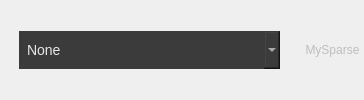
     <widget class="QWidget" name="deviceBar" native="true">
      <layout class="QHBoxLayout" name="horizontalLayout_4">
       <property name="spacing">
        <number>1</number>
       </property>
       <property name="leftMargin">
        <number>0</number>
       </property>
       <property name="topMargin">
        <number>0</number>
       </property>
       <property name="rightMargin">
        <number>0</number>
       </property>
       <property name="bottomMargin">
        <number>0</number>
       </property>
       <item>
        <widget class="QWidget" name="horizontalWidget_2" native="true">
         <property name="minimumSize">
          <size>
           <width>300</width>
           <height>0</height>
          </size>
         </property>
         <layout class="QHBoxLayout" name="horizontalLayout_19">
          <property name="spacing">
           <number>1</number>
          </property>
          <property name="leftMargin">
           <number>0</number>
          </property>
          <property name="topMargin">
           <number>0</number>
          </property>
          <property name="rightMargin">
           <number>0</number>
          </property>
          <property name="bottomMargin">
           <number>0</number>
          </property>
          <item>
           <widget class="QWidget" name="horizontalWidget_3" native="true">
            <property name="sizePolicy">
             <sizepolicy hsizetype="Preferred" vsizetype="Preferred">
              <horstretch>0</horstretch>
              <verstretch>0</verstretch>
             </sizepolicy>
            </property>
            <layout class="QHBoxLayout" name="horizontalLayout_15">
             <property name="spacing">
              <number>0</number>
             </property>
             <property name="leftMargin">
              <number>0</number>
             </property>
             <property name="topMargin">
              <number>0</number>
             </property>
             <property name="rightMargin">
              <number>0</number>
             </property>
             <property name="bottomMargin">
              <number>0</number>
             </property>
             <item>
              <widget class="QToolButton" name="toolButton_6">
               <property name="enabled">
                <bool>false</bool>
               </property>
               <property name="styleSheet">
                <string notr="true">QToolButton {
	border-top-right-radius: 0px;
	border-bottom-right-radius: 0px;
}</string>
               </property>
               <property name="icon">
                <iconset>
                 <normaloff>:/icon/phone.svg</normaloff>:/icon/phone.svg</iconset>
               </property>
              </widget>
             </item>
             <item>
              <widget class="QComboBox" name="devicePicker">
               <property name="styleSheet">
                <string notr="true">#devicePicker {
	background-color: #3b3b3b;
    border: none;
    color: #e8e8e8;
    font-size: 14px;
    min-height: 38px;
	min-width: 35px;
	padding-left: 8px;
}

#devicePicker::drop-down {
    image: url(:/icon/caret-down-fill.svg);
	icon-size: 16px;
    subcontrol-position: right center;
	margin-right: 8px;
}

#devicePicker QAbstractItemView {
	background-color: #3b3b3b;
    outline: none;
	margin-top: 1px;
}

#devicePicker QAbstractItemView::item {
	background-color: #3b3b3b;
	color: #e8e8e8;
	min-height: 38px;
    padding-left: 8px;
}

#devicePicker QAbstractItemView::item:hover {
    background-color: #535353;
    color: #ffffff;
}</string>
               </property>
               <property name="currentIndex">
                <number>-1</number>
               </property>
               <property name="placeholderText">
                <string>None</string>
               </property>
               <property name="duplicatesEnabled">
                <bool>true</bool>
               </property>
              </widget>
             </item>
            </layout>
           </widget>
          </item>
          <item>
           <widget class="QToolButton" name="refreshBtn">
            <property name="styleSheet">
             <string notr="true">QToolButton {
	border-radius: 0px;
}</string>
            </property>
            <property name="icon">
             <iconset>
              <normaloff>:/icon/arrow-clockwise.svg</normaloff>:/icon/arrow-clockwise.svg</iconset>
            </property>
            <property name="checkable">
             <bool>false</bool>
            </property>
            <property name="toolButtonStyle">
             <enum>Qt::ToolButtonIconOnly</enum>
            </property>
            <property name="cls" stdset="0">
             <string>btn</string>
            </property>
           </widget>
          </item>
         </layout>
        </widget>
       </item>
       <item>
        <widget class="QToolButton" name="titleBar">
         <property name="enabled">
          <bool>false</bool>
         </property>
         <property name="sizePolicy">
          <sizepolicy hsizetype="Expanding" vsizetype="Fixed">
           <horstretch>0</horstretch>
           <verstretch>0</verstretch>
          </sizepolicy>
         </property>
         <property name="styleSheet">
          <string notr="true">QToolButton {
	border-top-left-radius: 0px;
	border-bottom-left-radius: 0px;
}</string>
         </property>
         <property name="text">
          <string>MySparse</string>
         </property>
        </widget>
       </item>
      </layout>
     </widget>
